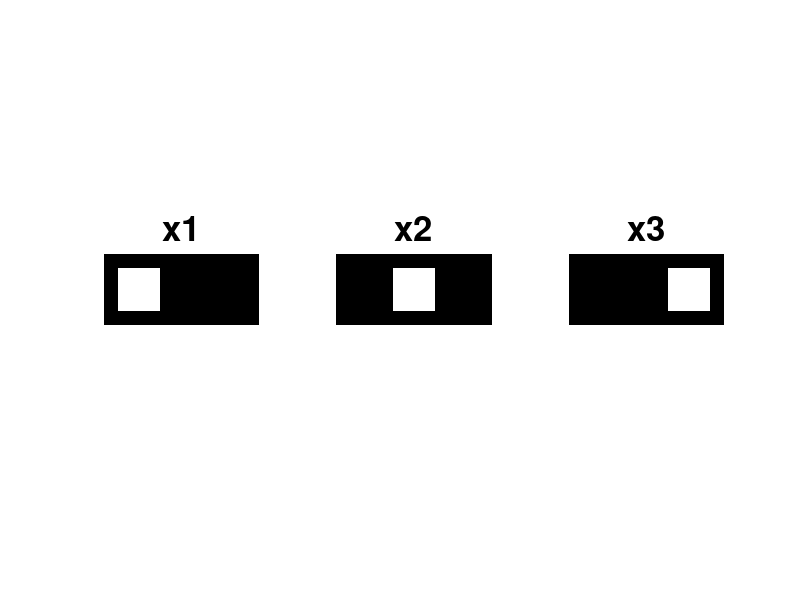

MATLAB code for this plot: (Note: this script raises an error after producing the figure.)
%% generate pattern
close all; clear; clc;

x1 = [0 0 0 0 0 0 0 0 0 0 0;
      0 1 1 1 0 0 0 0 0 0 0;
      0 1 1 1 0 0 0 0 0 0 0;
      0 1 1 1 0 0 0 0 0 0 0;
      0 0 0 0 0 0 0 0 0 0 0];

x2 = [0 0 0 0 0 0 0 0 0 0 0;
      0 0 0 0 1 1 1 0 0 0 0 ;
      0 0 0 0 1 1 1 0 0 0 0;
      0 0 0 0 1 1 1 0 0 0 0;
      0 0 0 0 0 0 0 0 0 0 0];

x3 = [0 0 0 0 0 0 0 0 0 0 0;
      0 0 0 0 0 0 0 1 1 1 0;
      0 0 0 0 0 0 0 1 1 1 0;
      0 0 0 0 0 0 0 1 1 1 0;
      0 0 0 0 0 0 0 0 0 0 0];

subplot(1, 3, 1); imshow(x1, 'InitialMagnification', 10000); hold on; title("x1", 'FontSize', 25)
subplot(1, 3, 2); imshow(x2, 'InitialMagnification', 10000); hold on; title("x2", 'FontSize', 25)
subplot(1, 3, 3); imshow(x3, 'InitialMagnification', 10000); hold on; title("x3", 'FontSize', 25)

X = [x1; x2; x3];
moments = [];
moments_norm = [];

N = 3;
%% 
for i = 1 : N    
    image = X(5*i-4:5*i,:);
    [height, width] = size(image);
    
    %% Calculate the required parameters
    % define a co-ordinate system for image 
    xgrid = repmat((-floor(height/2):1:ceil(height/2)-1)',1,width);
    ygrid = repmat(-floor(width/2):1:ceil(width/2)-1,height,1);
    
    [x_bar, y_bar] = centerOfMass(image,xgrid,ygrid);
    
    % normalize coordinate system by subtracting mean
    xnorm = x_bar - xgrid;
    ynorm = y_bar - ygrid;
    
    %% Calculate the central moments
    % central moments
    mu_11 = central_moments( image ,xnorm,ynorm,1,1);
    mu_20 = central_moments( image ,xnorm,ynorm,2,0);
    mu_02 = central_moments( image ,xnorm,ynorm,0,2);
    mu_21 = central_moments( image ,xnorm,ynorm,2,1);
    mu_12 = central_moments( image ,xnorm,ynorm,1,2);
    mu_03 = central_moments( image ,xnorm,ynorm,0,3);
    mu_30 = central_moments( image ,xnorm,ynorm,3,0);
    
    %% Calculate Hu's Invariant moments
    %central_moment = [mu_11, mu_20, mu_02, mu_21, mu_12, mu_03, mu_30];
    %calculate first 8 hu moments of order 3
    I_one   = mu_20 + mu_02;
    I_two   = (mu_20 - mu_02)^2 + 4*(mu_11)^2;
    I_three = (mu_30 - 3*mu_12)^2 + (mu_03 - 3*mu_21)^2;
    I_four  = (mu_30 + mu_12)^2 + (mu_03 + mu_21)^2;
    I_five  = (mu_30 - 3*mu_12)*(mu_30 + mu_12)*((mu_30 + mu_12)^2 - 3*(mu_21 + mu_03)^2) + (3*mu_21 - mu_03)*(mu_21 + mu_03)*(3*(mu_30 + mu_12)^2 - (mu_03 + mu_21)^2);
    I_six   = (mu_20 - mu_02)*((mu_30 + mu_12)^2 - (mu_21 + mu_03)^2) + 4*mu_11*(mu_30 + mu_12)*(mu_21 + mu_03);
    I_seven = (3*mu_21 - mu_03)*(mu_30 + mu_12)*((mu_30 + mu_12)^2 - 3*(mu_21 + mu_03)^2) + (mu_30 - 3*mu_12)*(mu_21 + mu_03)*(3*(mu_30 + mu_12)^2 - (mu_03 + mu_21)^2);
    I_eight = mu_11*(mu_30 + mu_12)^2 - (mu_03 + mu_21)^2 - (mu_20 - mu_02)*(mu_30 + mu_12)*(mu_21 + mu_03);
    
    %% Apply log, and view the results.
    hu_moments_vector = [I_one, I_two, I_three,I_four,I_five,I_six,I_seven,I_eight];
    hu_moments_vector_norm= -sign(hu_moments_vector).*(log10(abs(hu_moments_vector)));
    moments = [moments; hu_moments_vector];
    moments_norm = [moments_norm; hu_moments_vector_norm];
end

figure;
for m_i = 1 : 8
    subplot(4, 2,m_i)
    plot(moments(:,m_i), 'x-'); hold on;
    title(['I', num2str(m_i)], 'FontSize', 20);
end
% legend(["I1", "I2", "I3", "I4", "I5", "I6", "I7", "I8"]);
% legend(["I3", "I4", "I5", "I6", "I7", "I8"]);